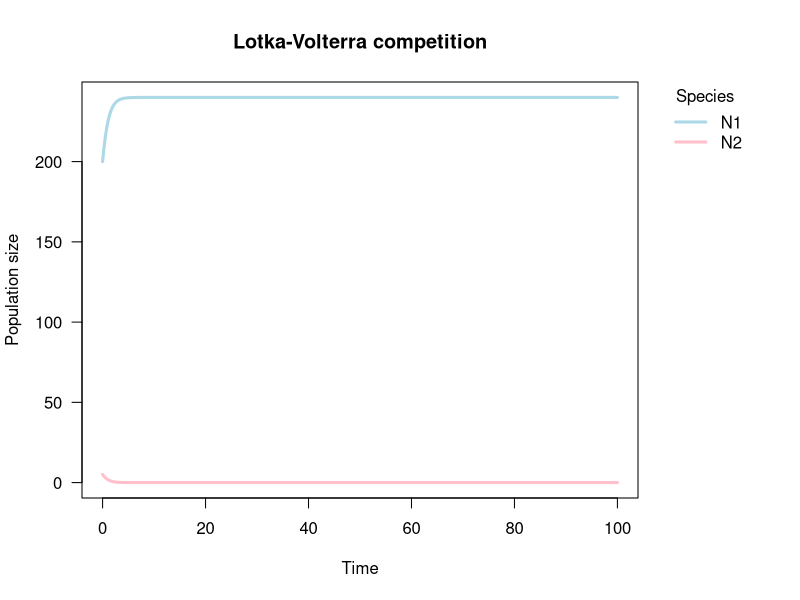
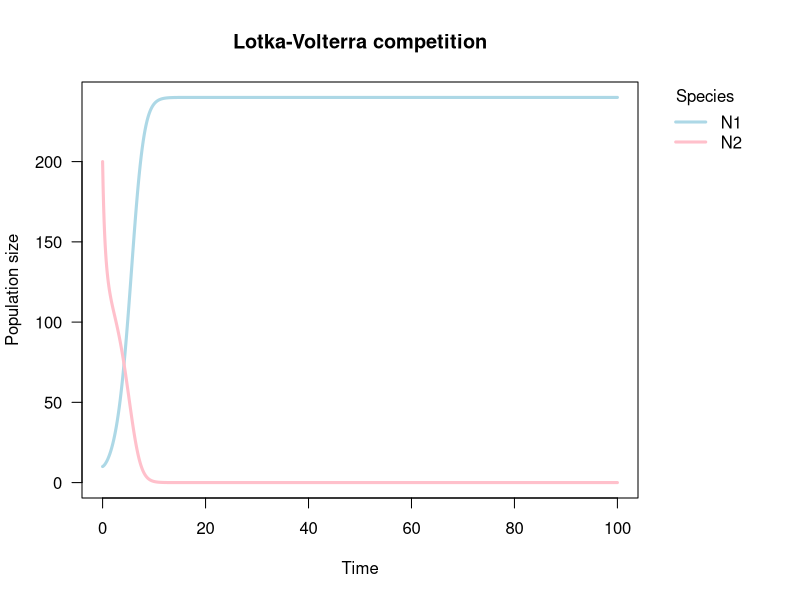
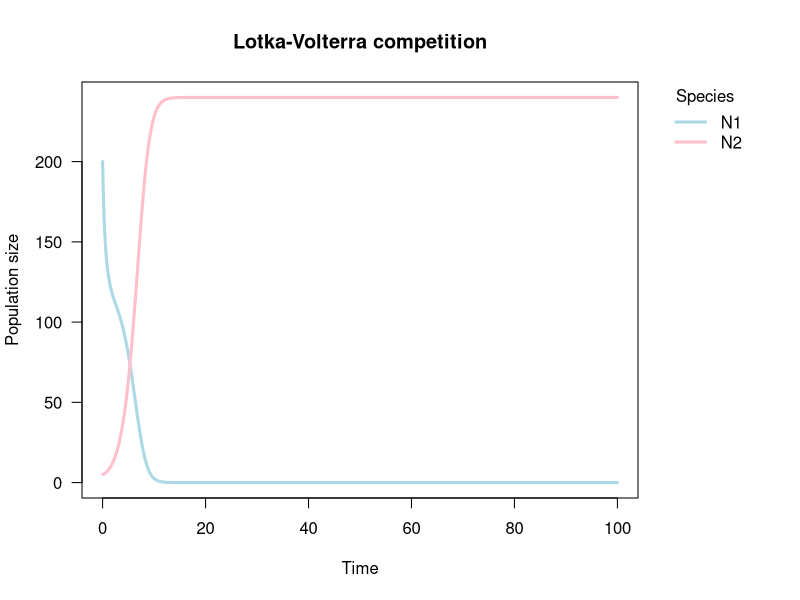
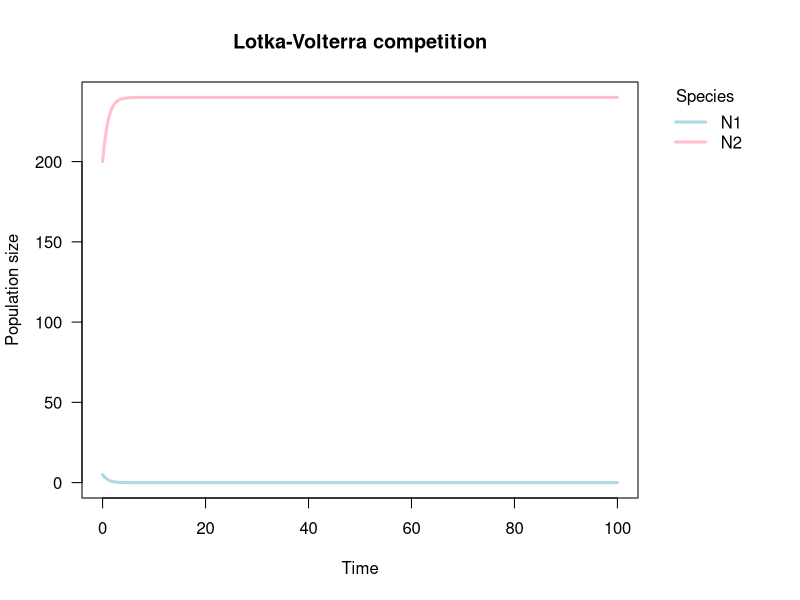
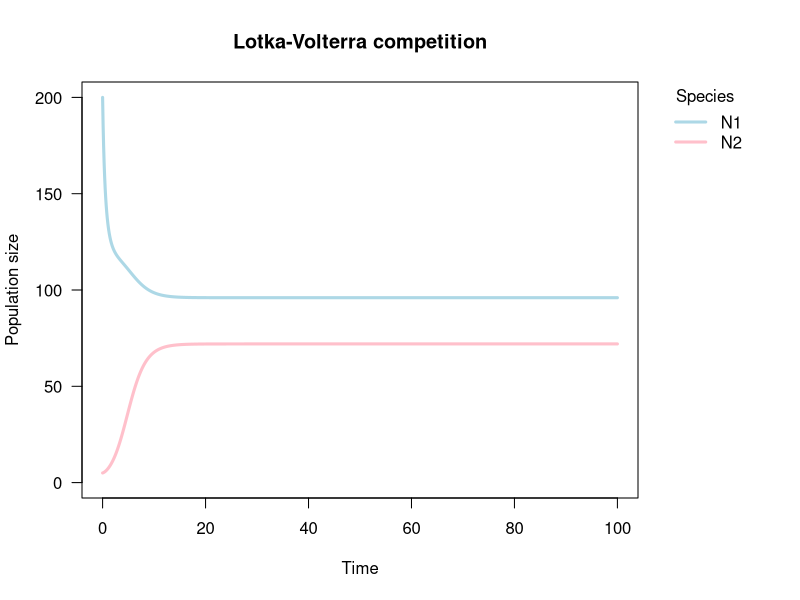
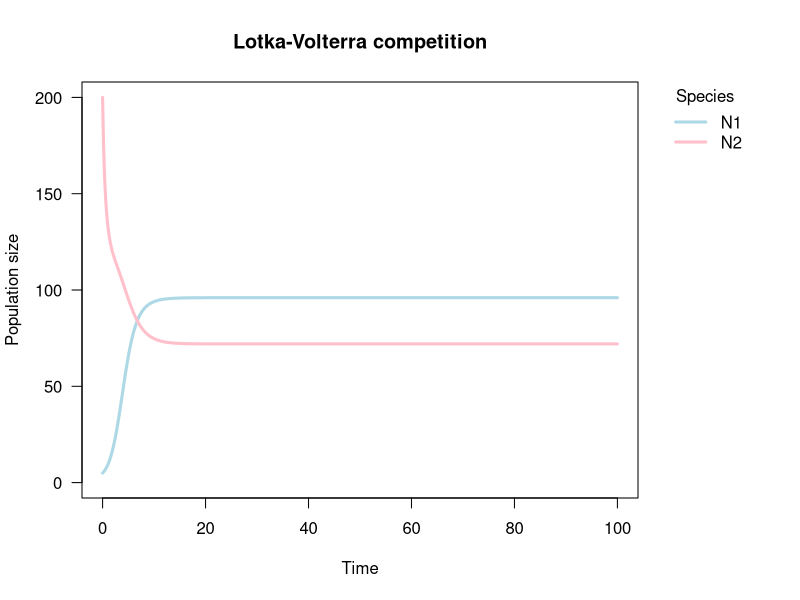
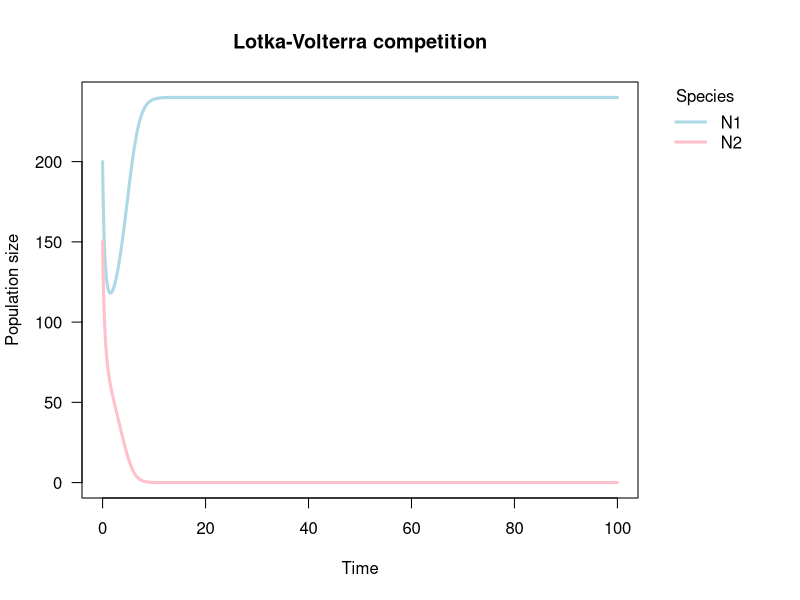
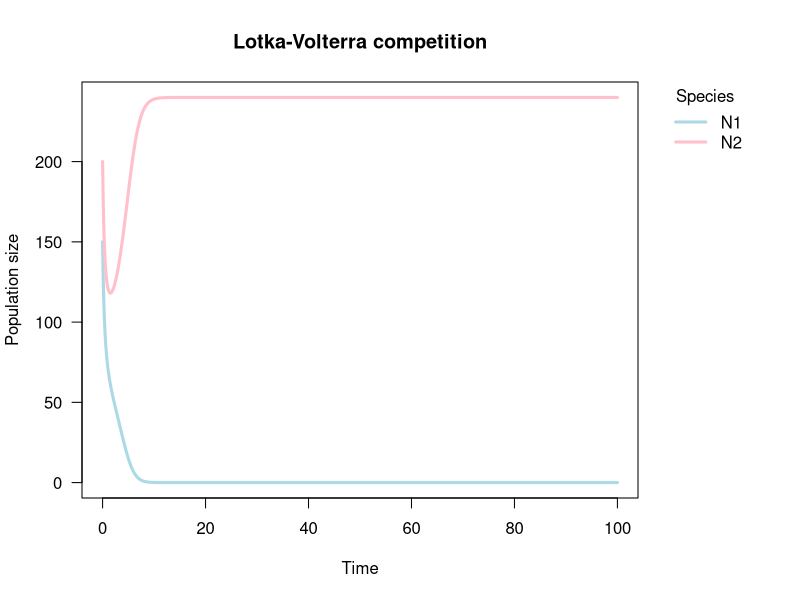

Reproduce these figures in R, in order.
## ---- chunk 1
library(ggplot2)
library(tidyverse)
library(deSolve)

LV_model <- function(r1 = 1.4, r2 = 1.2, 
                     a11 = 1/200, a21 = 1/400, a22 = 1/200, a12 = 1/300, 
                     N1_0 = 10, N2_0 = 10) {

  ### Model specification
  LV <- function(times, state, parms) {
    with(as.list(c(state, parms)), {
      dN1_dt = N1 * (r1 - a11*N1 - a12*N2)
      dN2_dt = N2 * (r2 - a22*N2 - a21*N1)
      return(list(c(dN1_dt, dN2_dt)))
    })
  }

  ### Model parameters
  times <- seq(0, 100, by = 0.1)
  state <- c(N1 = N1_0, N2 = N2_0)
  parms <- c(r1 = r1, r2 = r2, a11 = a11, a21 = a21, a22 = a22, a12 = a12)

  ### Model application
  pop_size <- ode(func = LV, times = times, y = state, parms = parms)

  ### Visualize the population dynamics
  par(mar = c(5.1, 4.1, 4.1, 8.1), xpd = TRUE)
  plot(N1 ~ time, data = pop_size,
       col = "lightblue", type = "l", lwd = 3,
       las = 1,
       xlim = c(0, max(times)), ylim = c(0, max(pop_size[,-1])),
       xlab = "Time",
       ylab = "Population size",
       main = "Lotka-Volterra competition")
  lines(N2 ~ time, data = pop_size, col = "pink", lwd = 3)
  legend("topright",
       c("N1", "N2"),
       lty = 1, lwd = 3,
       col = c("lightblue", "pink"),
       bty = "n",
       inset = c(-0.2,0),
       title = "Species"
       )
}
## ---- chunk 2
  ### Different parameter settings
  ## N1_0 = 200 and N2_0 = 5
  LV_model(r1 = 1.2, r2 = 1.2, 
           a11 = 1/200, a21 = 1/100, a22 = 1/100, a12 = 1/200, 
           N1_0 = 200, N2_0 = 5)  # N1 wins
  ## N1_0 = 5 and N2_0 = 200
  LV_model(r1 = 1.2, r2 = 1.2, 
           a11 = 1/200, a21 = 1/100, a22 = 1/100, a12 = 1/200, 
           N1_0 = 10, N2_0 = 200)  # N1 wins
  
  ## N1_0 = 200 and N2_0 = 5
  LV_model(r1 = 1.2, r2 = 1.2, 
           a11 = 1/100, a21 = 1/200, a22 = 1/200, a12 = 1/100, 
           N1_0 = 200, N2_0 = 5)  # N2 wins
  ## N1_0 = 5 and N2_0 = 200
  LV_model(r1 = 1.2, r2 = 1.2, 
           a11 = 1/100, a21 = 1/200, a22 = 1/200, a12 = 1/100, 
           N1_0 = 5, N2_0 = 200)  # N2 wins
  
  ## N1_0 = 200 and N2_0 = 5
  LV_model(r1 = 1.2, r2 = 1.2, 
           a11 = 1/100, a21 = 1/200, a22 = 1/100, a12 = 1/300, 
           N1_0 = 200, N2_0 = 5)  # stable coexistence
  ## N1_0 = 5 and N2_0 = 200
  LV_model(r1 = 1.2, r2 = 1.2, a11 = 1/100, a21 = 1/200, a22 = 1/100, a12 = 1/300, N1_0 = 5, N2_0 = 200)  # stable coexistence
  
  ## N1_0 = 200 and N2_0 = 150
  LV_model(r1 = 1.2, r2 = 1.2, 
           a11 = 1/200, a21 = 1/100, a22 = 1/200, a12 = 1/100, 
           N1_0 = 200, N2_0 = 150)  # priority effect (N1 wins)
  ## N1_0 = 150 and N2_0 = 200
  LV_model(r1 = 1.2, r2 = 1.2, 
           a11 = 1/200, a21 = 1/100, a22 = 1/200, a12 = 1/100, 
           N1_0 = 150, N2_0 = 200)  # priority effect (N2 wins)

## ---- chunk 3
#### phase diagram
phase_plane <- function(r1, r2, a11, a21, a22, a12, title, t){
    ### Vectors
  LV <- function(times, state, parms) {
    with(as.list(c(state, parms)), {
      dN1_dt = N1 * (r1 - a11*N1 - a12*N2)
      dN2_dt = N2 * (r2 - a22*N2 - a21*N1)
      return(list(c(dN1_dt, dN2_dt)))
    })
  }

  times <- c(0, t)
  parms <- c(r1 = r1, r2 = r2, a11 = a11, a21 = a21, a22 = a22, a12 = a12)

  x_inter<- max(c(r1/a11, r2/a21))
  y_inter <- max(c(r2/a22, r1/a12))

  # create position of arrows
  vector_grid <- expand.grid(seq(5, x_inter, length.out = 10),
                             seq(5, y_inter, length.out = 10))

  vector_data <- vector_grid %>%
    pmap(., function(Var1, Var2){
      state <- c(N1 = Var1, N2 = Var2)
      pop_size <- ode(func = LV, times = times, y = state, parms = parms)
      pop_size[2, 2:3]
    }) %>%
    bind_rows() %>%
    rename(xend = N1, yend = N2) %>%
    bind_cols(vector_grid) %>%
    rename(x = Var1, y = Var2)

    ### Phase plane
    ggplot() +
      geom_abline(slope = -a11/a12, intercept = r1/a12, 
                  color = "#E41A1C", size = 1.5) +
      geom_abline(slope = -a21/a22, intercept = r2/a22, 
                  color = "#377EB8", size = 1.5) +
      geom_segment(data = vector_data,
                   aes(x = x, y = y, xend = xend, yend = yend),
                   arrow = arrow(length = unit(0.1, "cm"))) +    
      scale_x_continuous(name = "N1", limits = c(0, x_inter), expand = c(0, 0)) +
      scale_y_continuous(name = "N2", limits = c(0, y_inter), expand = c(0, 0)) +
      theme_bw(base_size = 13) +
      theme(panel.grid = element_blank(),
            plot.title = element_text(hjust = 0.5),
            aspect.ratio = 1) +
      labs(title = title)
  }
  
## ---- chunk 4
  phase_plane(r1 = 1.2, r2 = 1.2, a11 = 1/100, 
              a21 = 1/200, a22 = 1/100, a12 = 1/200, 
              t = 0.2, title = "Stable coexistence")

  phase_plane(r1 = 1.2, r2 = 1.2, 
              a11 = 1/200, a21 = 1/100, a22 = 1/200, a12 = 1/100, 
              t = 0.2, title = "Unstable coexistence (saddle)")
  
  phase_plane(r1 = 1.2, r2 = 1.2, 
              a11 = 1/200, a21 = 1/100, a22 = 1/100, a12 = 1/200, 
              t = 0.2, title = "N1 wins")
  
  phase_plane(r1 = 1.2, r2 = 1.2, 
              a11 = 1/100, a21 = 1/200, a22 = 1/200, a12 = 1/100, 
              t = 0.2, title = "N2 wins")
  
